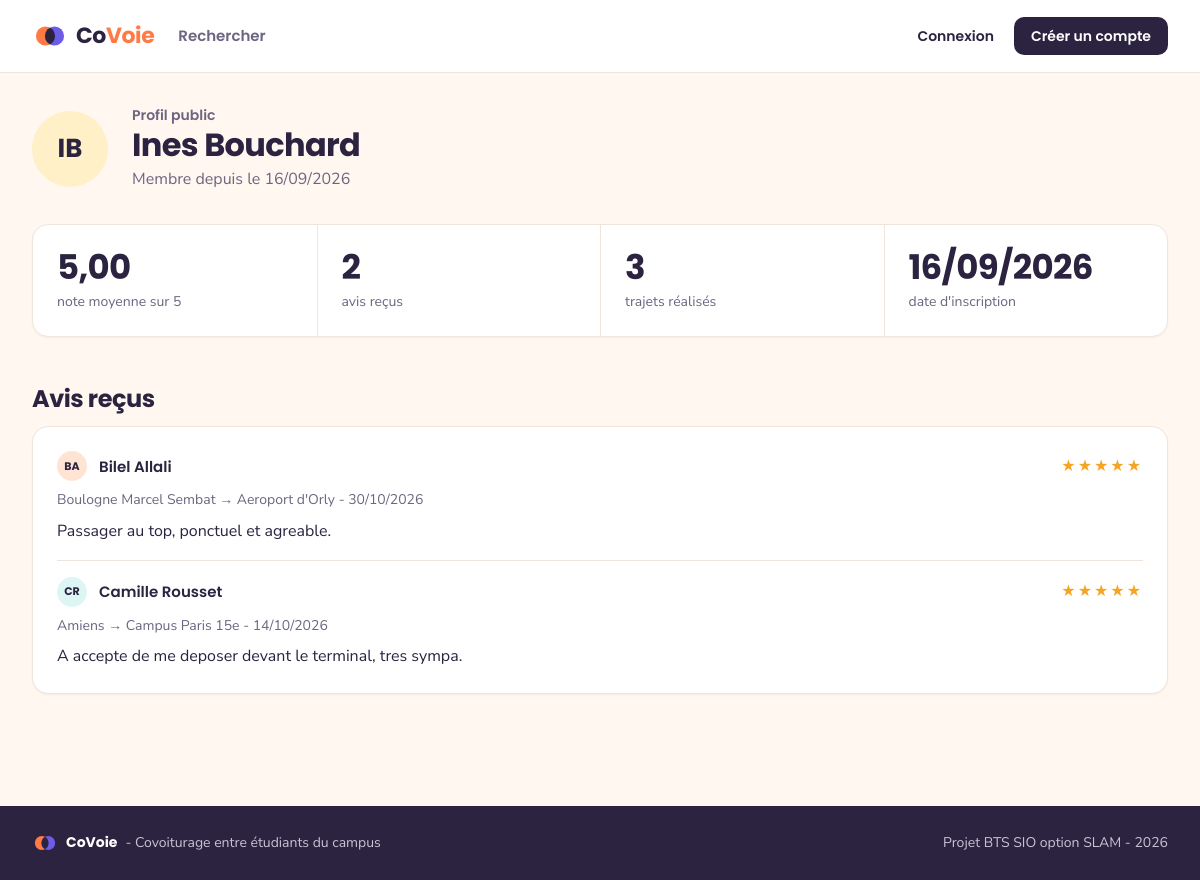
The page /index.php?page=profil&id=9 on the database as committed earlier.
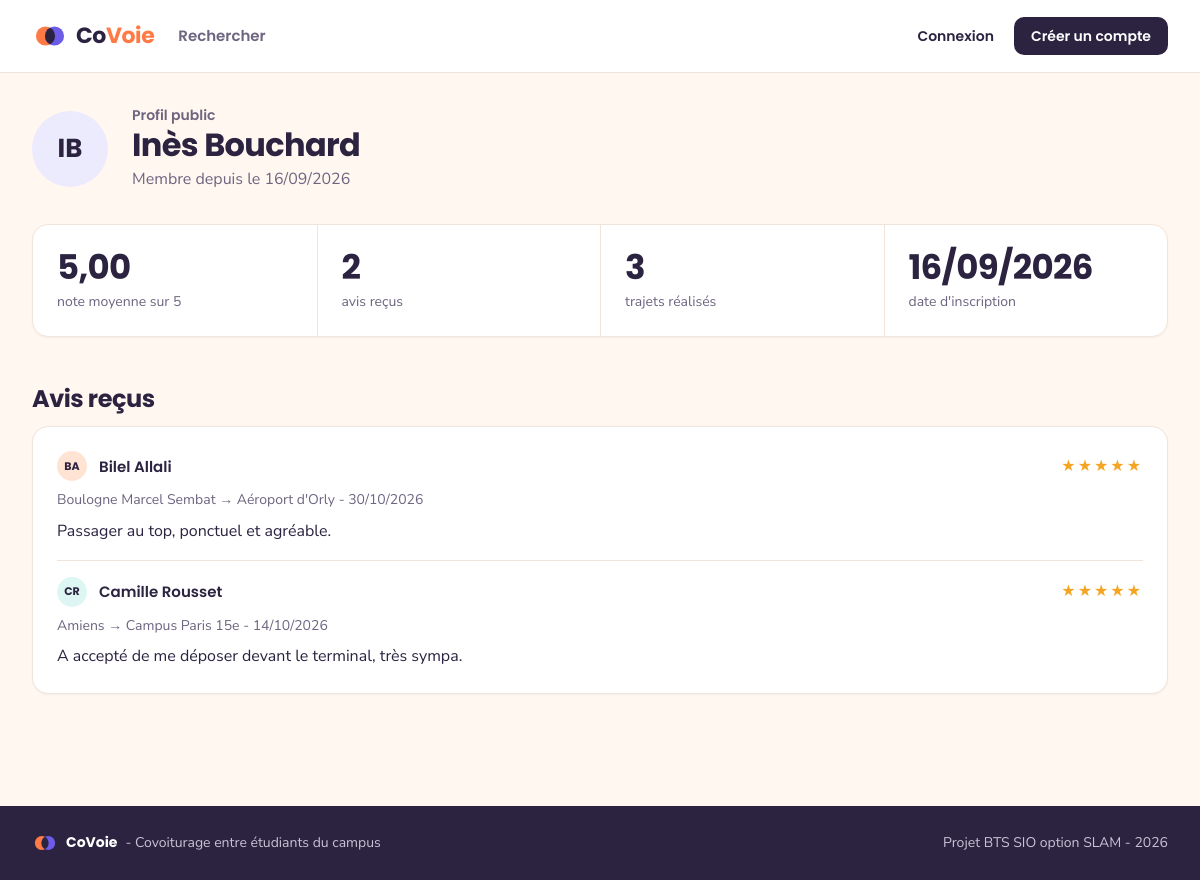
The same page on the database as committed later.
### tables this page shows
CREATE TABLE utilisateurs (
    id               INT(11)      NOT NULL AUTO_INCREMENT,
    nom              VARCHAR(100) NOT NULL,
    email            VARCHAR(180) NOT NULL,
    mot_de_passe     VARCHAR(255) NOT NULL,
    role             VARCHAR(10)  NOT NULL DEFAULT 'membre',
    date_inscription DATETIME     NOT NULL,

    PRIMARY KEY (id),
    UNIQUE KEY email_unique (email)
);

CREATE TABLE avis (
    id          INT(11)  NOT NULL AUTO_INCREMENT,
    note        INT(1)   NOT NULL,
    commentaire TEXT     NULL,
    date_avis   DATETIME NOT NULL,
    id_trajet   INT(11)  NOT NULL,
    id_auteur   INT(11)  NOT NULL,
    id_cible    INT(11)  NOT NULL,

    PRIMARY KEY (id),

     
    UNIQUE KEY un_seul_avis (id_trajet, id_auteur, id_cible),
    KEY recherche_cible (id_cible),

    CONSTRAINT fk_avis_trajet
        FOREIGN KEY (id_trajet) REFERENCES trajets (id) ON DELETE CASCADE,
    CONSTRAINT fk_avis_auteur
        FOREIGN KEY (id_auteur) REFERENCES utilisateurs (id) ON DELETE CASCADE,
    CONSTRAINT fk_avis_cible
        FOREIGN KEY (id_cible) REFERENCES utilisateurs (id) ON DELETE CASCADE
);

CREATE TABLE trajets (
    id               INT(11)      NOT NULL AUTO_INCREMENT,
    origine          VARCHAR(120) NOT NULL,
    destination      VARCHAR(120) NOT NULL,
    date_heure       DATETIME     NOT NULL,
    places_totales   INT(2)       NOT NULL,
    places_restantes INT(2)       NOT NULL,
    statut           VARCHAR(10)  NOT NULL DEFAULT 'Ouvert',
    prix             DECIMAL(6,2) NOT NULL DEFAULT 0.00,
    id_conducteur    INT(11)      NOT NULL,

    PRIMARY KEY (id),
    KEY recherche (statut, date_heure),

    CONSTRAINT fk_trajet_conducteur
        FOREIGN KEY (id_conducteur) REFERENCES utilisateurs (id)
        ON DELETE CASCADE
);

### controleurs/AccueilController.php (called while the page is built, shortened)
<?php
class AccueilController
{
    public function profil(): void
    {
        if (!isset($_GET['id'])) {
            $id = proteger();
        } else {
            $id = lireId();
        }
        $membre = Utilisateur::trouver($id);
        afficherVue('accueil/profil', [
            'titre' => $membre->nom,
            'membre' => $membre,
            'note' => Avis::noteMoyenne($membre->id),
            'nombreAvis' => Avis::nombreAvis($membre->id),
            'trajetsRealises' => $membre->nombreTrajetsRealises(),
            'avisRecus' => Avis::listerRecus($membre->id)
        ]);
    }
}

### index.php (called while the page is built, shortened)
<?php
require_once 'includes/connexion.php';
require_once 'includes/fonctions.php';
require_once 'includes/routes.php';
require_once 'modeles/Utilisateur.php';
require_once 'controleurs/AccueilController.php';
$page = 'accueil';
if (isset($_GET['page']) && is_string($_GET['page'])) {
    $page = $_GET['page'];
}
$nomMethode = $routes[$page][1];
$controleur = new $nomControleur();
$controleur->$nomMethode();

### includes/connexion.php (called while the page is built)
<?php
function connexionBdd(): PDO
{
    static $pdo = null;
    if ($pdo === null) {
        $dsn = 'mysql:host=' . BDD_HOTE . ';port=' . BDD_PORT . ';dbname=' . BDD_NOM . ';charset=utf8mb4';
        try {
            $pdo = new PDO($dsn, BDD_UTILISATEUR, BDD_MOT_DE_PASSE, [
                PDO::ATTR_ERRMODE => PDO::ERRMODE_EXCEPTION,
                PDO::ATTR_DEFAULT_FETCH_MODE => PDO::FETCH_ASSOC,
                PDO::ATTR_EMULATE_PREPARES => false
            ]);
        } catch (PDOException $erreur) {
            afficherErreur(500, 'Base de données inaccessible : lancez WAMP et importez sql/bdd_covoie.sql.');
        }
    }
    return $pdo;
}
function requete(string $sql, array $parametres = []): PDOStatement
{
    $resultat = connexionBdd()->prepare($sql);
    $resultat->execute($parametres);
    return $resultat;
}

### modeles/Utilisateur.php (called while the page is built, shortened)
<?php
class Utilisateur
{
    public static function trouver(int $id): ?Utilisateur
    {
        $resultat = requete('SELECT * FROM utilisateurs WHERE id = ?', [$id]);
        $utilisateur = $resultat->fetchObject('Utilisateur');
        return $utilisateur;
    }
}

### modeles/Avis.php (called while the page is built, shortened)
<?php
class Avis
{
    public static function listerRecus(int $idCible): array
    {
        $sql = "SELECT a.*, u.nom AS nom_auteur, t.origine, t.destination
                FROM avis a
                JOIN utilisateurs u ON u.id = a.id_auteur
                JOIN trajets t ON t.id = a.id_trajet
                WHERE a.id_cible = ?
                ORDER BY a.date_avis DESC";
        return requete($sql, [$idCible])->fetchAll();
    }
}

### vues/accueil/profil.php (the view, shortened to what the changed rows need)
<?php
$monProfil = ($membre->id === idConnecte());
?>
<div class="entete-page">
    <div class="profil">
        <?= avatar($membre->nom, 'avatar--grand') ?>
        <div>
            <p class="surtitre"><?= $monProfil ? 'Mon profil public' : 'Profil public' ?></p>
            <h1>
                <?= e($membre->nom) ?>
            </h1>
            <p>Membre depuis le <?= formaterDate($membre->date_inscription) ?></p>
        </div>
    </div>
</div>
<section class="indicateurs" aria-label="Réputation">
    <div class="indicateur"><b><?= formaterDate($membre->date_inscription) ?></b><span>date d'inscription</span></div>
</section>
<section class="section">
    <h2>Avis reçus</h2>
    <?php if (count($avisRecus) === 0) { ?>
        <div class="vide">
            <img class="vide-illustration" src="images/illustration-vide.svg" alt="">
            <h3>Aucun avis pour le moment</h3>
            <p>La note apparaîtra après un premier trajet terminé.</p>
        </div>
    <?php } else { ?>
        <div class="bloc">
            <ul class="avis-liste">
                <?php foreach ($avisRecus as $avis) { ?>
                    <li>
                        <div class="avis-tete">
                            <span class="personne">
                                <?= avatar($avis['nom_auteur'], 'avatar--petit') ?>
                                <a class="personne-nom" href="index.php?page=profil&amp;id=<?= $avis['id_auteur'] ?>"><?= e($avis['nom_auteur']) ?></a>
                            </span>
                            <span class="etoiles" aria-hidden="true"><?= etoiles((int) $avis['note']) ?></span>
                        </div>
                        <span class="avis-contexte"><?= e($avis['origine']) ?> → <?= e($avis['destination']) ?> - <?= formaterDate($avis['date_avis']) ?></span>
                        <?php
                        if ($avis['commentaire'] !== null) { ?>
                            <p><?= e($avis['commentaire']) ?></p>
                        <?php } ?>
                    </li>
                <?php } ?>
            </ul>
        </div>
    <?php } ?>
</section>

### includes/fonctions.php (shortened to what the changed rows need)
<?php
function estConnecte(): bool
{
    return isset($_SESSION['utilisateur']);
}
function idConnecte(): int
{
    return 0;
}
function lireId(string $nom = 'id'): int
{
    $id = 0;
    if (isset($_GET[$nom])) {
        $id = (int) $_GET[$nom];
    }
    return $id;
}
function afficherVue(string $vue, array $donnees = []): void
{
    extract($donnees);
    require 'vues/gabarit/header.php';
    require 'vues/' . $vue . '.php';
    require 'vues/gabarit/footer.php';
}
function e($texte): string
{
    return htmlspecialchars((string) $texte, ENT_QUOTES, 'UTF-8');
}
function formaterDate(string $date): string
{
    return date('d/m/Y', strtotime($date));
}
function initiales(string $nom): string
{
    $initiales = '';
    foreach (explode(' ', $nom) as $mot) {
        if ($mot !== '') {
            $initiales .= mb_strtoupper(mb_substr($mot, 0, 1));
        }
    }
    return mb_substr($initiales, 0, 2);
}
function avatar(string $nom, string $classe = ''): string
{
    $couleur = abs(crc32($nom)) % 5;
    return '<span class="avatar avatar-couleur-' . $couleur . ' ' . $classe . '">' . e(initiales($nom)) . '</span>';
}
function etoiles(int $note): string
{
    return str_repeat('★', $note) . '<span class="eteinte">' . str_repeat('★', 5 - $note) . '</span>';
}

Rows that differ between the two databases and show on the page:
changed utilisateurs "IB": nom "Ines Bouchard" → "Inès Bouchard"
changed avis "Bilel Allali": id_trajet.destination "Aeroport d'Orly" → "Aéroport d'Orly"; commentaire "Passager au top, ponctuel et agreable." → "Passager au top, ponctuel et agréable."
changed avis "Camille Rousset": commentaire "A accepte de me deposer devant le terminal, tres sympa." → "A accepté de me déposer devant le terminal, très sympa."
